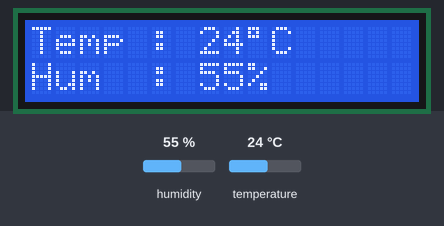
The sketch below on a simulated Arduino Uno, built with avr-gcc and run on an emulated ATmega328P. Shown: 16×2 character LCD. The test bench sets the inputs (shaded band); at power-on: temperature 24 °C, humidity 55 %.

Above: at 2.6 s.
2.7 s: temperature set to 28 °C
At 5.2 s:
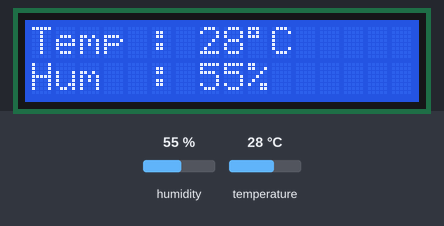
5.6 s: temperature set to 31 °C
At 6.7 s:
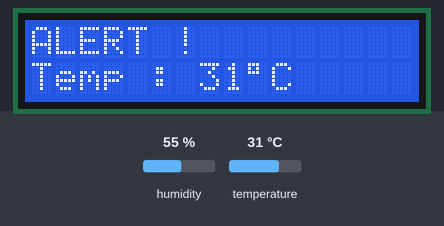
8.5 s: temperature set to 12 °C
At 11.0 s:
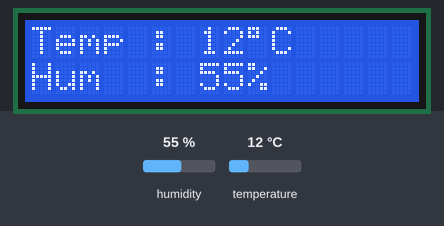
11.5 s: humidity set to 22 %
At 12.5 s:
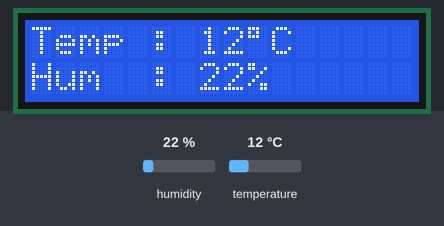
Timing chart, 0 to 14.5 s (numbered marks = the images above; inputs shaded):
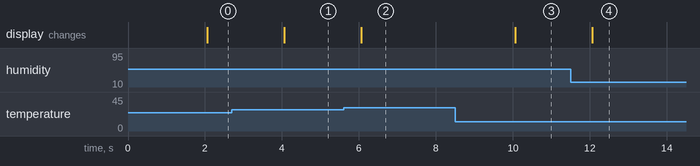

Measured:
- the behaviour switches between 29 and 30 °C on temperature (found by bisection; images 1 and 2)
- after the input at 2.7 s, the display: changes after 1.4 s (image 1)
- after the input at 5.6 s, the display: changes after 0.46 s (image 2)
- after the input at 8.5 s, the display: changes after 1.6 s (image 3)
- after the input at 11.5 s, the display: changes after 0.56 s (image 4)

The sketch:

dht11-i2c-lcd-monitor.ino
```cpp
#include <LiquidCrystal_I2C.h>
#include <dht.h>
#include <Wire.h>
#define DataPin 2
unsigned long prevMillis = 0;
const unsigned long interval = 2000;
dht DHT;
LiquidCrystal_I2C lcd (0x27,16,2);
void setup() {
  Wire.begin();
  Serial.begin(9600);
/* // I2C SCANNER SKETCH
  for(byte addr = 0 ; addr < 128 ; addr++){
    Wire.beginTransmission(addr);
    byte error = Wire.endTransmission();
    if(error == 0 ){
      Serial.print("address is 0x"); Serial.println(addr,HEX);
    }
  }
*/
  lcd.init();
  lcd.backlight();
}

void loop() {
  unsigned long currentMillis = millis();

  if( currentMillis - prevMillis >= interval ){
    prevMillis = currentMillis ;
    int status = DHT.read11(DataPin);

    if (status == DHTLIB_OK){
      int temp = DHT.temperature;
      int humid = DHT.humidity;
        if(temp > 29 ){
        lcd.setCursor(0, 0);
        lcd.print("ALERT !         ");
        lcd.setCursor(0, 1);
        lcd.print("Temp : "); lcd.print(temp); lcd.print((char)223); lcd.print("C       ");  //degree symbol 223
        }
        else{
          lcd.setCursor(0, 0);
          lcd.print("Temp : "); lcd.print(temp); lcd.print((char)223); lcd.print("C      ");
          lcd.setCursor(0, 1);
          lcd.print("Hum  : "); lcd.print(humid); lcd.print("%         ");
        }
  }

    else{
      lcd.setCursor(0, 0);
      lcd.print("Error !");
      lcd.setCursor(0, 1);
      lcd.print("status = "); lcd.print(status);
    }
  }
}
```
